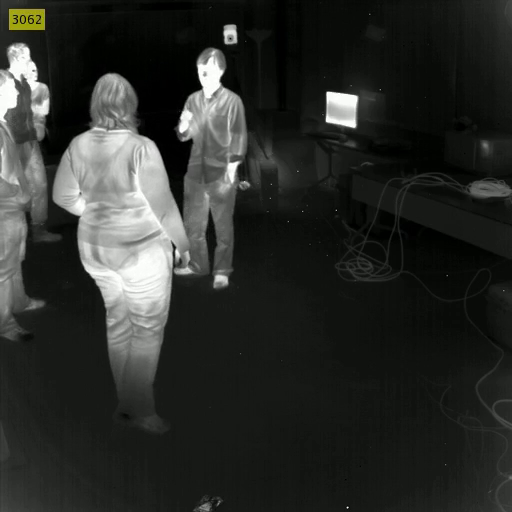
#> input picture frame 60 of Thermal_Screening_Temperature_Detection-main/sample videos/video_input.mp4, 512 x 512 px, given in place of .video_input.mp4, which was not available
$ python 'thermal screening.py'
#> lines starting #> are read from the running program, lines starting #| are printed output that depends on the picture; after the words box and inside, x2 and y2 are one past the last pixel; in counts of white or black regions, pixels touching at a corner belong together; pictures that were not available may be replaced by others from this repository, and a replacement may not be noted
#> in main, frame is the input picture: shape (512, 512, 3); mean B, G, R 42, 45.3, 43.3
import os
import numpy as np
import cv2

base_dir = '.'
threshold = 200
area_of_box = 700        # 3000 for img input
min_temp = 102           # in fahrenheit
font_scale_caution = 1   # 2 for img input
font_scale_temp = 0.7    # 1 for img input

def convert_to_temperature(pixel_avg):
    """
    Converts pixel value (mean) to temperature (fahrenheit) depending upon the camera hardware
    """
    return pixel_avg / 2.25


def process_frame(frame):

    frame = cv2.cvtColor(frame, cv2.COLOR_BGR2RGB)
    heatmap_gray = cv2.cvtColor(frame, cv2.COLOR_RGB2GRAY)
    heatmap = cv2.applyColorMap(heatmap_gray, cv2.COLORMAP_HOT)

    # Binary threshold
    _, binary_thresh = cv2.threshold(heatmap_gray, threshold, 255, cv2.THRESH_BINARY)
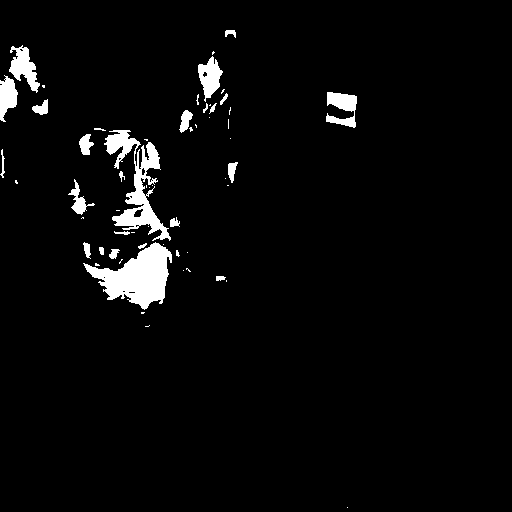
#> binary_thresh: shape (512, 512); 3.7% white; 58 white regions (33 under 20 px), largest, box (x1, y1, x2, y2) and area: (83, 242, 172, 310) 2982, (104, 130, 171, 241) 2459, (9, 45, 40, 93) 717

    # Image opening: Erosion followed by dilation
    kernel = np.ones((3, 3), np.uint8)
    image_erosion = cv2.erode(binary_thresh, kernel, iterations=1)
#> image_erosion: shape (512, 512); 2.5% white; 36 white regions (18 under 20 px), largest, box (x1, y1, x2, y2) and area: (86, 244, 171, 308) 2535, (113, 167, 168, 239) 840, (10, 48, 39, 90) 484
    image_opening = cv2.dilate(image_erosion, kernel, iterations=1)
#> image_opening: shape (512, 512); 3.4% white; 34 white regions (10 under 20 px)

    # Get contours from the image obtained by opening operation
    contours, _ = cv2.findContours(image_opening, 1, 2)
#> contours = 37 contours, 15 with area under 20; largest, box (x1, y1, x2, y2) and area: (85, 243, 172, 309) 2794, (112, 166, 169, 240) 1080, (9, 47, 40, 91) 597, (198, 57, 222, 98) 568, (106, 130, 140, 158) 469

    image_with_rectangles = np.copy(heatmap)

    for contour in contours:
        # rectangle over each contour
        x, y, w, h = cv2.boundingRect(contour)

        # Pass if the area of rectangle is not large enough
        if (w) * (h) < area_of_box:
            continue

        # Mask is boolean type of matrix.
        mask = np.zeros_like(heatmap_gray)
        cv2.drawContours(mask, contour, -1, 255, -1)

        # Mean of only those pixels which are in blocks and not the whole rectangle selected
        mean = convert_to_temperature(cv2.mean(heatmap_gray, mask=mask)[0])

        # Colors for rectangles and textmin_area
        temperature = round(mean, 2)
        color = (0, 255, 0) if temperature < min_temp else (
            255, 255, 127)

        # Callback function if the following condition is true
        if temperature >= min_temp:
            # Call back function here
            cv2.putText(image_with_rectangles, "High temperature detected !!!", (35, 40),
                        cv2.FONT_HERSHEY_SIMPLEX, font_scale_caution, color, 2, cv2.LINE_AA)

        # Draw rectangles for visualisation
        image_with_rectangles = cv2.rectangle(
            image_with_rectangles, (x, y), (x+w, y+h), color, 2)

        # Write temperature for each rectangle
        cv2.putText(image_with_rectangles, "{} F".format(temperature), (x, y),
                    cv2.FONT_HERSHEY_SIMPLEX, font_scale_temp, color, 2, cv2.LINE_AA)
#> this loop made 37 passes
#> (x, y, w, h) on passes 1, 3, 5, 6, 9, 11, 12, 13, 14, 18, 20, 21: (128, 291, 8, 3), (216, 276, 9, 5), (109, 249, 9, 10), (99, 247, 5, 8), (84, 243, 6, 14), (170, 219, 9, 8), (72, 197, 14, 17), (148, 190, 4, 4), (71, 183, 9, 13), (119, 172, 4, 5), (228, 163, 9, 18), (115, 160, 4, 7)
#> (contour, x, y, w, h) on passes 2, 4, 7, 10, 15, 16: ([[103, 277], [104, 276], [105, 277], [104, 278]], 103, 276, 3, 3), ([[176, 252], [176, 255], [178, 255], [178, 252]], 176, 252, 3, 4), ([[140, 245], [140, 247], [143, 247], [143, 245]], 140, 245, 4, 3), ([[124, 232], [124, 234], [127, 234], [127, 232]], 124, 232, 4, 3), ([[148, 182], [148, 184], [150, 184], [150, 182]], 148, 182, 3, 3), ([[153, 179], [153, 181], [155, 181], [155, 179]], 153, 179, 3, 3)
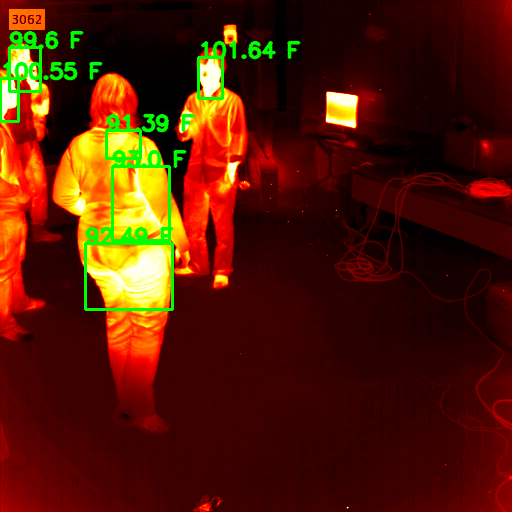
#> image_with_rectangles: shape (512, 512, 3); mean B, G, R 4.2, 25.9, 81.9
#> mask: shape (512, 512); 0.03% white in thin lines or dots, all inside (x1, y1, x2, y2) = (9, 47, 40, 91)

    return image_with_rectangles

def main():
    """
    Main driver function
    """
    ## For Video Input
    video = cv2.VideoCapture(str(base_dir+'video_input.mp4'))
    video_frames = []

    while True:
        ret, frame = video.read()

        if not ret:
            break

        # Process each frame
        frame = process_frame(frame)

        height, width, _ = frame.shape
#> height = 512; width = 512
        video_frames.append(frame)

        # Show the video as it is being processed in a window
        cv2.imshow('frame', frame)

        if cv2.waitKey(1) & 0xFF == ord('q'):
#> (key q is pressed here)
            break

    video.release()
    cv2.destroyAllWindows()

    # Save video to output
    size = (1080, 720)
    out = cv2.VideoWriter(str(base_dir+'output.avi'),cv2.VideoWriter_fourcc(*'MJPG'), 100, size)

    for i in range(len(video_frames)):
        out.write(video_frames[i])
#> this loop made 1 pass
    out.release()
    s = "C:\\Users\\DELL\Downloads\\ai in smart homes\\ai in smart homes\\Thermal_Screening_Temperature_Detection-main\\sample images\\input_Image.jpg"
    img = cv2.imread(str(s))
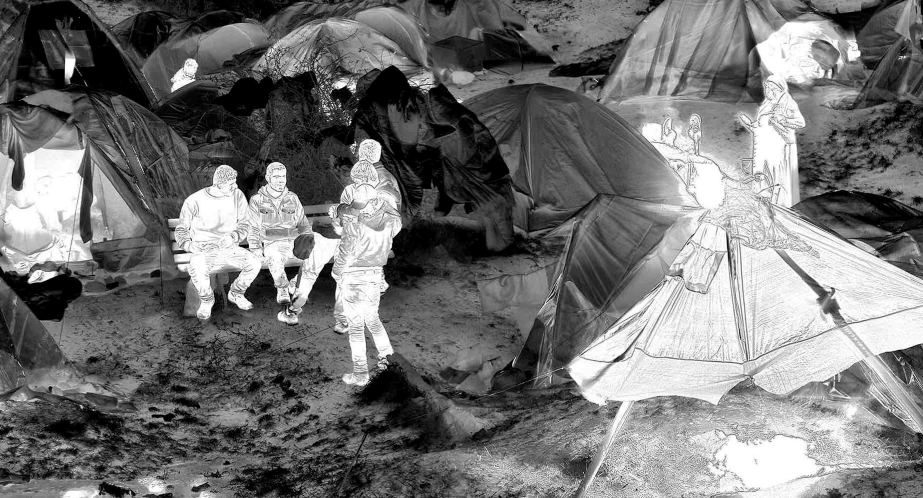
#> input picture Thermal_Screening_Temperature_Detection-main/sample images/input_image.jpg, 1846 x 996 px, found by its file name (shown at 1/2 size)
#> img is the input picture: shape (996, 1846, 3); mean B, G, R 115.9, 115.9, 115.9

    # Process the imageṇ
    processed_img = process_frame(img)
#> in process_frame (call 2), `_, binary_thresh = cv2.threshold(heatmap_gray, threshold, 255, cv2.THR..`: binary_thresh: shape (996, 1846); 19.7% white; 3254 white regions (2995 under 20 px), largest, box (x1, y1, x2, y2) and area: (1284, 43, 1687, 722) 81725, (1137, 504, 1812, 996) 74096, (337, 330, 804, 741) 51809
#> in process_frame (call 2), `image_erosion = cv2.erode(binary_thresh, kernel, iterations=1)`: image_erosion: shape (996, 1846); 13.4% white; 1112 white regions (882 under 20 px), largest, box (x1, y1, x2, y2) and area: (1548, 421, 1846, 642) 21406, (10, 297, 168, 529) 20736, (1165, 699, 1486, 878) 20046
#> in process_frame (call 2), `image_opening = cv2.dilate(image_erosion, kernel, iterations=1)`:
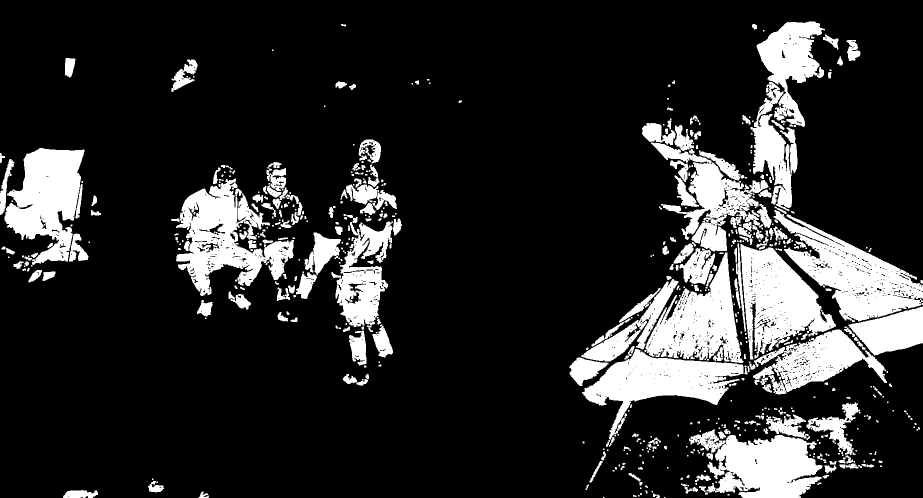
#> image_opening: shape (996, 1846) (shown at 1/2 size); 17% white; 623 white regions (288 under 20 px)
#> in process_frame (call 2), `contours, _ = cv2.findContours(image_opening, 1, 2)`: contours = 1827 contours, 1442 with area under 20; largest, box (x1, y1, x2, y2) and area: (1547, 420, 1846, 644) 26350, (352, 357, 588, 592) 25328, (1481, 488, 1672, 719) 22966, (9, 296, 169, 533) 22294, (1378, 859, 1645, 996) 21962
#> the loop in process_frame (call 2), `for contour in contours:` made 1827 passes
#> (x, y, w, h) on passes 3, 5, 6: (136, 991, 3, 4), (1266, 990, 7, 4), (1312, 989, 8, 7)
#> after the loop in process_frame (call 2), `for contour in contours:`:
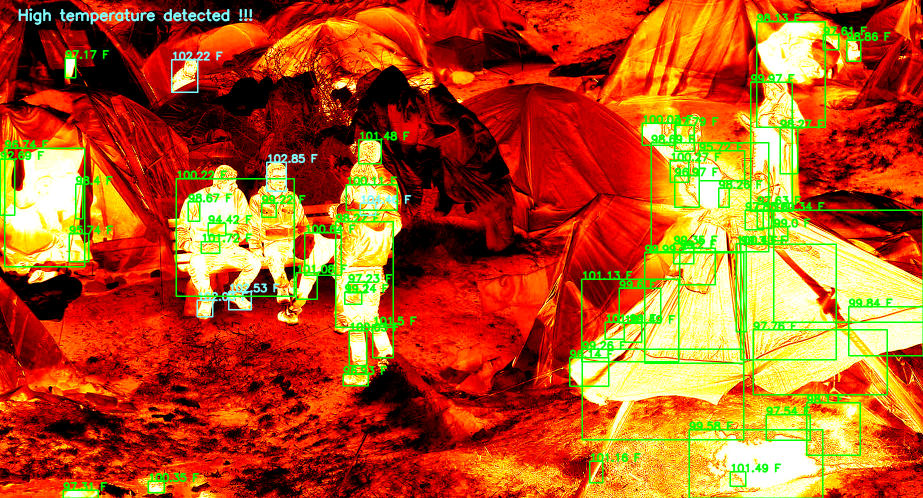
#> image_with_rectangles: shape (996, 1846, 3) (shown at 1/2 size); mean B, G, R 31.4, 85.5, 181.9
#> after the loop in process_frame (call 2), `for contour in contours:`:
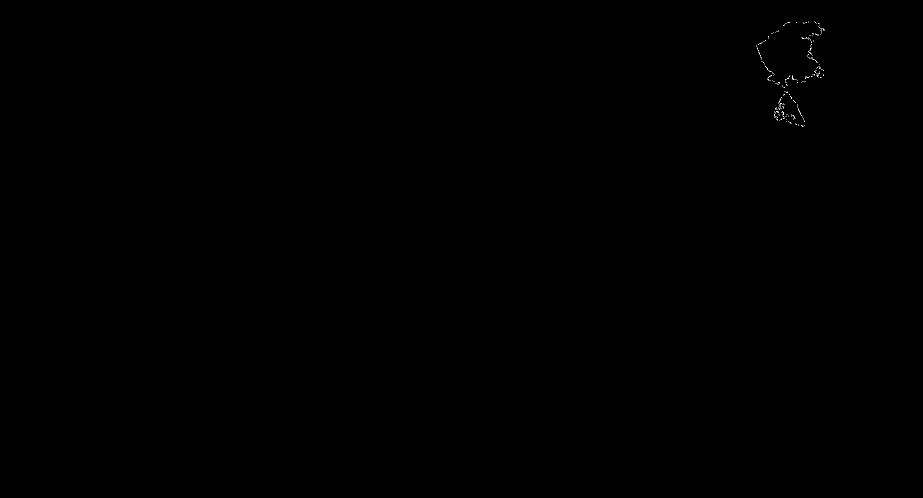
#> mask: shape (996, 1846) (shown at 1/2 size); 0.03% white in thin lines or dots, all inside (x1, y1, x2, y2) = (1513, 43, 1650, 254)
    height, width, _ = processed_img.shape
#> height = 996; width = 1846
    dim = (int(width * 0.5),int(height * 0.5))
#> dim = (923, 498)

    resized_img = cv2.resize(processed_img, dim, interpolation=cv2.INTER_AREA)
    cv2.imwrite(str(base_dir + 'output_image.jpg'), resized_img)

    saved_img = cv2.imread(str(base_dir + 'output_image.jpg'))
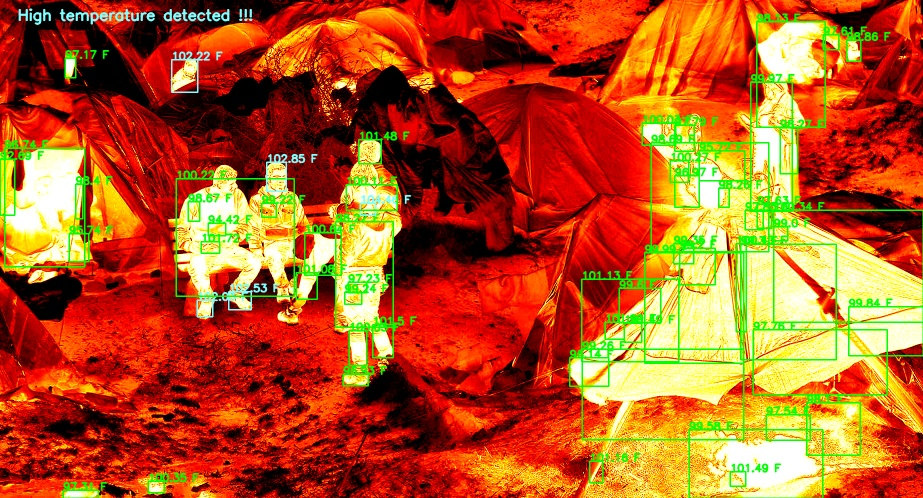
#> saved_img: shape (498, 923, 3); mean B, G, R 35.1, 86.2, 179.9
    cv2.imshow('output', saved_img)

    cv2.waitKey(0)


if __name__ == "__main__":
    main()

$ run again, starting later in the video
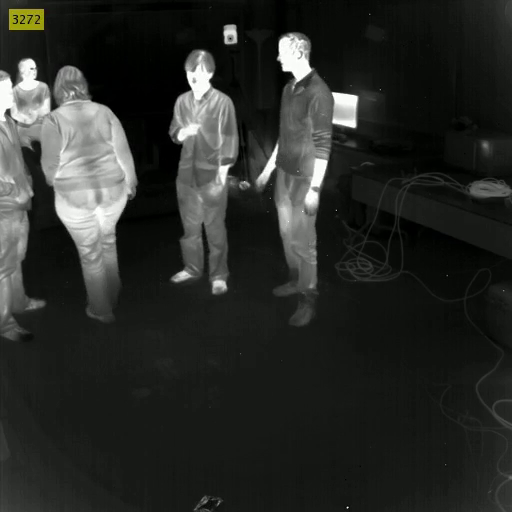
#> input picture frame 270 of Thermal_Screening_Temperature_Detection-main/sample videos/video_input.mp4, 512 x 512 px, given in place of .video_input.mp4, which was not available
#> in main, frame is the input picture: shape (512, 512, 3); mean B, G, R 40, 43.2, 41.3
#> binary_thresh: shape (512, 512); 2.8% white; 62 white regions (40 under 20 px), largest, box (x1, y1, x2, y2) and area: (56, 189, 126, 241) 1691, (0, 59, 50, 129) 1255, (279, 36, 311, 82) 888
#> image_erosion: shape (512, 512); 1.7% white; 38 white regions (16 under 20 px), largest, box (x1, y1, x2, y2) and area: (57, 197, 125, 229) 1025, (280, 38, 310, 80) 659, (0, 80, 32, 122) 463
#> image_opening: shape (512, 512); 2.6% white; 29 white regions (4 under 20 px)
#> contours = 31 contours, 6 with area under 20; largest, box (x1, y1, x2, y2) and area: (56, 189, 126, 230) 1428, (279, 37, 311, 81) 774, (0, 79, 49, 123) 676, (187, 65, 212, 100) 478, (16, 60, 40, 91) 380
#> the loop in process_frame, `for contour in contours:` made 31 passes
#> (x, y, w, h) on passes 1, 2, 3, 4, 5, 6, 8, 9: (214, 281, 10, 5), (180, 272, 6, 5), (78, 227, 19, 10), (80, 214, 15, 10), (283, 208, 4, 7), (305, 189, 13, 16), (102, 188, 7, 13), (219, 166, 9, 17)
#> after the loop in process_frame, `for contour in contours:`:
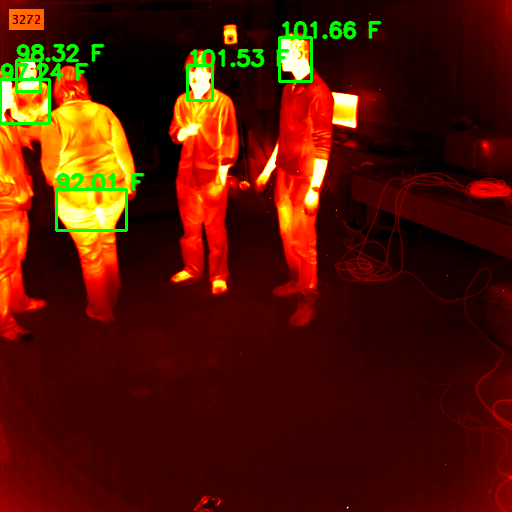
#> image_with_rectangles: shape (512, 512, 3); mean B, G, R 3.5, 21.9, 82.6
#> the loop in main, `for i in range(len(video_frames)):` made 1 pass
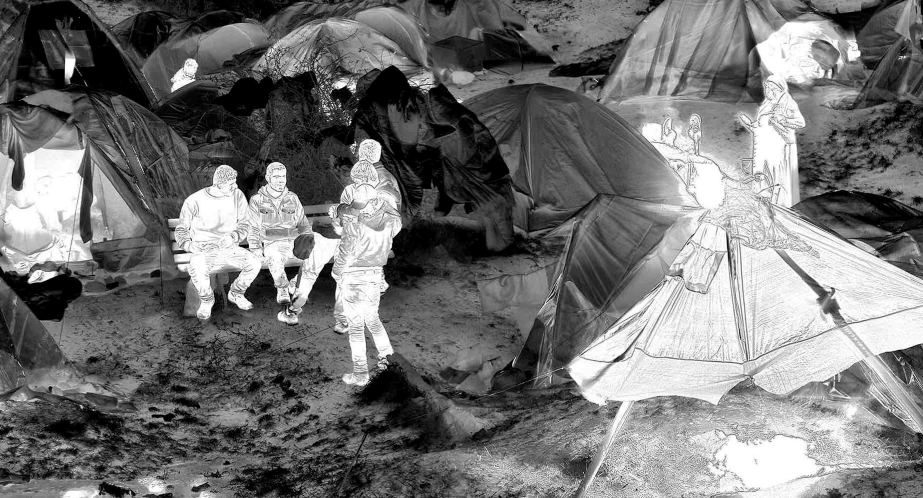
#> input picture Thermal_Screening_Temperature_Detection-main/sample images/input_image.jpg, 1846 x 996 px, found by its file name (shown at 1/2 size)
#> in main, img is the input picture: shape (996, 1846, 3); mean B, G, R 115.9, 115.9, 115.9
#> frame: shape (996, 1846, 3)
#> heatmap_gray: shape (996, 1846)
#> heatmap: shape (996, 1846, 3)
#> binary_thresh: shape (996, 1846); 19.7% white; 3254 white regions (2995 under 20 px), largest, box (x1, y1, x2, y2) and area: (1284, 43, 1687, 722) 81725, (1137, 504, 1812, 996) 74096, (337, 330, 804, 741) 51809
#> image_erosion: shape (996, 1846); 13.4% white; 1112 white regions (882 under 20 px), largest, box (x1, y1, x2, y2) and area: (1548, 421, 1846, 642) 21406, (10, 297, 168, 529) 20736, (1165, 699, 1486, 878) 20046
#> image_opening: shape (996, 1846); 17% white; 623 white regions (288 under 20 px)
#> contours = 1827 contours, 1442 with area under 20; largest, box (x1, y1, x2, y2) and area: (1547, 420, 1846, 644) 26350, (352, 357, 588, 592) 25328, (1481, 488, 1672, 719) 22966, (9, 296, 169, 533) 22294, (1378, 859, 1645, 996) 21962
#> the loop in process_frame (call 2), `for contour in contours:` made 1827 passes
#> (x, y, w, h) on passes 3, 5, 6: (136, 991, 3, 4), (1266, 990, 7, 4), (1312, 989, 8, 7)

$ run again, starting later in the video
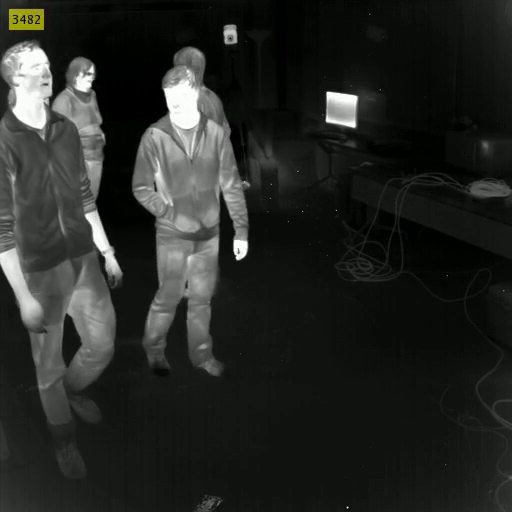
#> input picture frame 480 of Thermal_Screening_Temperature_Detection-main/sample videos/video_input.mp4, 512 x 512 px, given in place of .video_input.mp4, which was not available
#> in main, frame is the input picture: shape (512, 512, 3); mean B, G, R 36.3, 39.5, 37.6
#> binary_thresh: shape (512, 512); 2.2% white; 28 white regions (17 under 20 px), largest, box (x1, y1, x2, y2) and area: (11, 47, 52, 129) 2188, (164, 80, 200, 136) 1275, (0, 249, 36, 311) 746
#> image_erosion: shape (512, 512); 1.6% white; 13 white regions (4 under 20 px), largest, box (x1, y1, x2, y2) and area: (14, 49, 50, 128) 1772, (166, 81, 199, 128) 1080, (0, 251, 35, 310) 551
#> image_opening: shape (512, 512); 2.1% white; 11 white regions (2 under 20 px)
#> contours = 14 contours, 4 with area under 20; largest, box (x1, y1, x2, y2) and area: (12, 48, 51, 129) 2044, (165, 80, 200, 129) 1179, (0, 250, 36, 311) 667, (86, 213, 117, 267) 464, (327, 92, 357, 107) 280
#> the loop in process_frame, `for contour in contours:` made 14 passes
#> (x, y, w, h) on passes 3, 5, 6, 7, 9, 11, 13: (234, 240, 13, 19), (156, 172, 6, 9), (326, 118, 29, 9), (327, 92, 30, 15), (77, 76, 15, 15), (17, 73, 10, 5), (34, 63, 6, 4)
#> after the loop in process_frame, `for contour in contours:`:
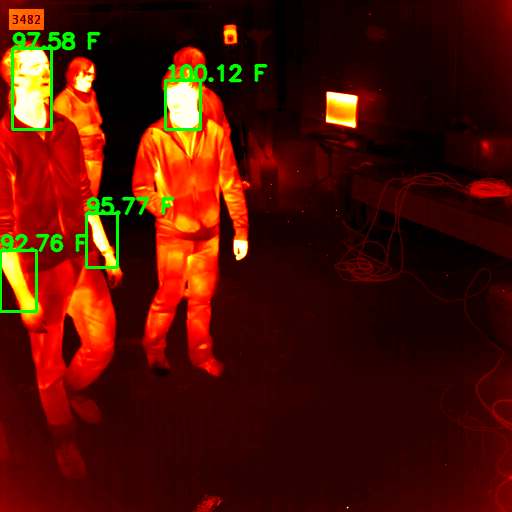
#> image_with_rectangles: shape (512, 512, 3); mean B, G, R 3.6, 17.5, 78.2
#> the loop in main, `for i in range(len(video_frames)):` made 1 pass
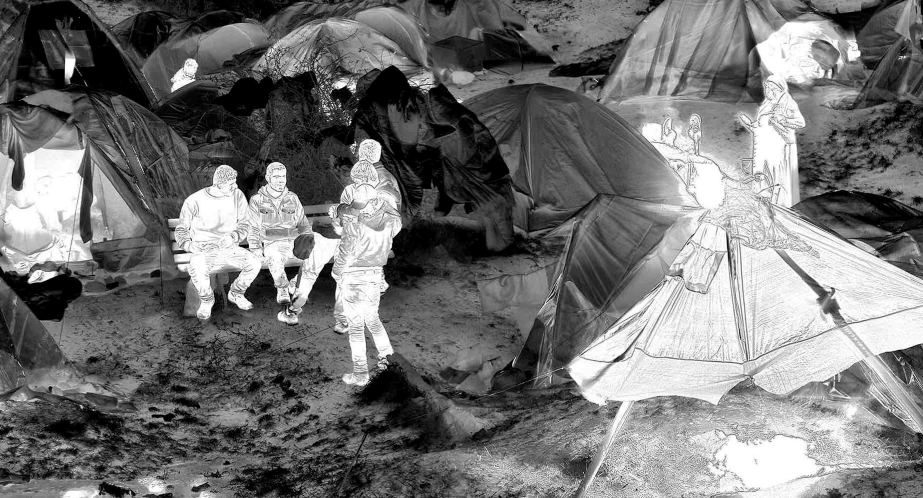
#> input picture Thermal_Screening_Temperature_Detection-main/sample images/input_image.jpg, 1846 x 996 px, found by its file name (shown at 1/2 size)
#> in main, img is the input picture: shape (996, 1846, 3); mean B, G, R 115.9, 115.9, 115.9
#> frame: shape (996, 1846, 3)
#> heatmap_gray: shape (996, 1846)
#> heatmap: shape (996, 1846, 3)
#> binary_thresh: shape (996, 1846); 19.7% white; 3254 white regions (2995 under 20 px), largest, box (x1, y1, x2, y2) and area: (1284, 43, 1687, 722) 81725, (1137, 504, 1812, 996) 74096, (337, 330, 804, 741) 51809
#> image_erosion: shape (996, 1846); 13.4% white; 1112 white regions (882 under 20 px), largest, box (x1, y1, x2, y2) and area: (1548, 421, 1846, 642) 21406, (10, 297, 168, 529) 20736, (1165, 699, 1486, 878) 20046
#> image_opening: shape (996, 1846); 17% white; 623 white regions (288 under 20 px)
#> contours = 1827 contours, 1442 with area under 20; largest, box (x1, y1, x2, y2) and area: (1547, 420, 1846, 644) 26350, (352, 357, 588, 592) 25328, (1481, 488, 1672, 719) 22966, (9, 296, 169, 533) 22294, (1378, 859, 1645, 996) 21962
#> the loop in process_frame (call 2), `for contour in contours:` made 1827 passes
#> (x, y, w, h) on passes 3, 5, 6: (136, 991, 3, 4), (1266, 990, 7, 4), (1312, 989, 8, 7)
